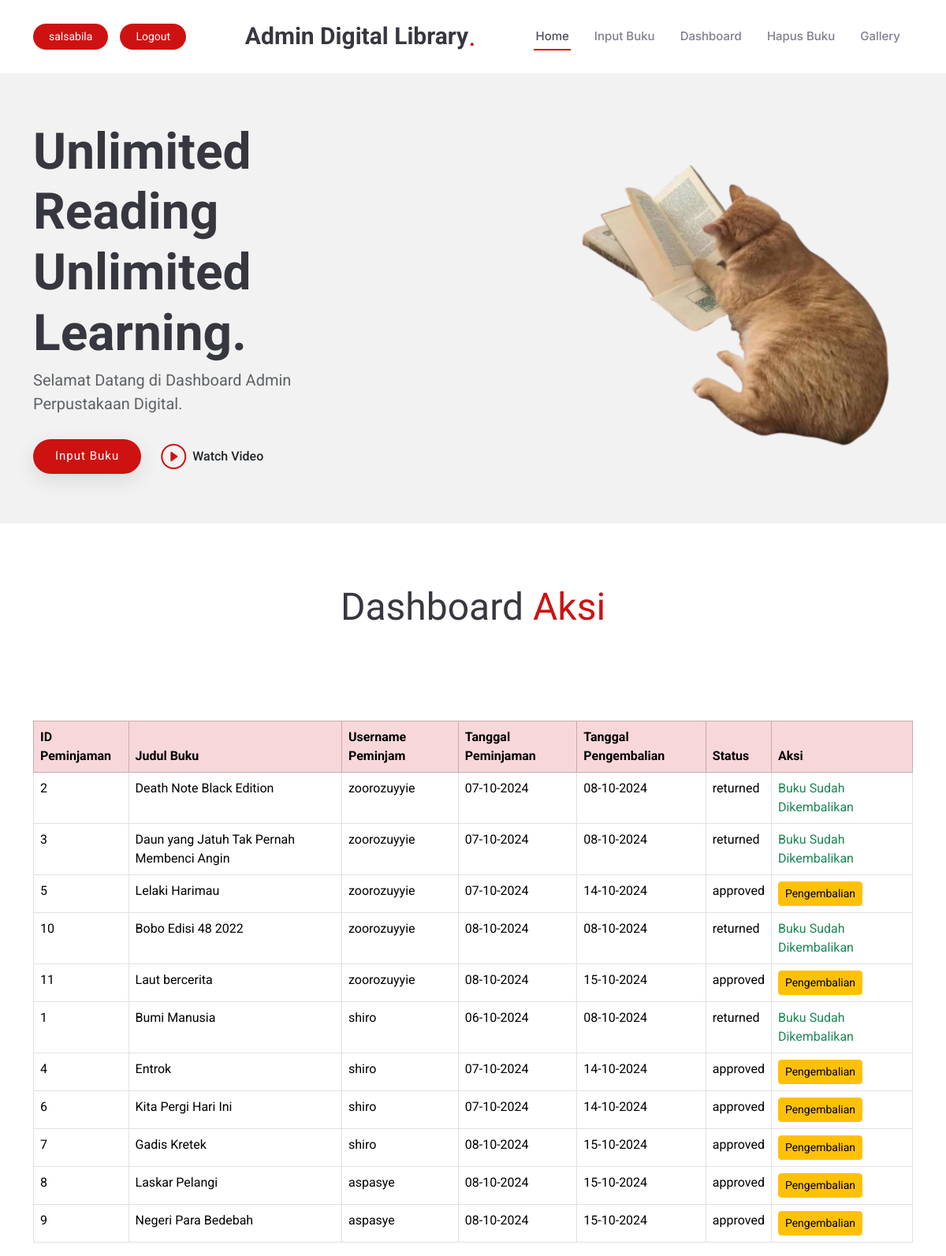
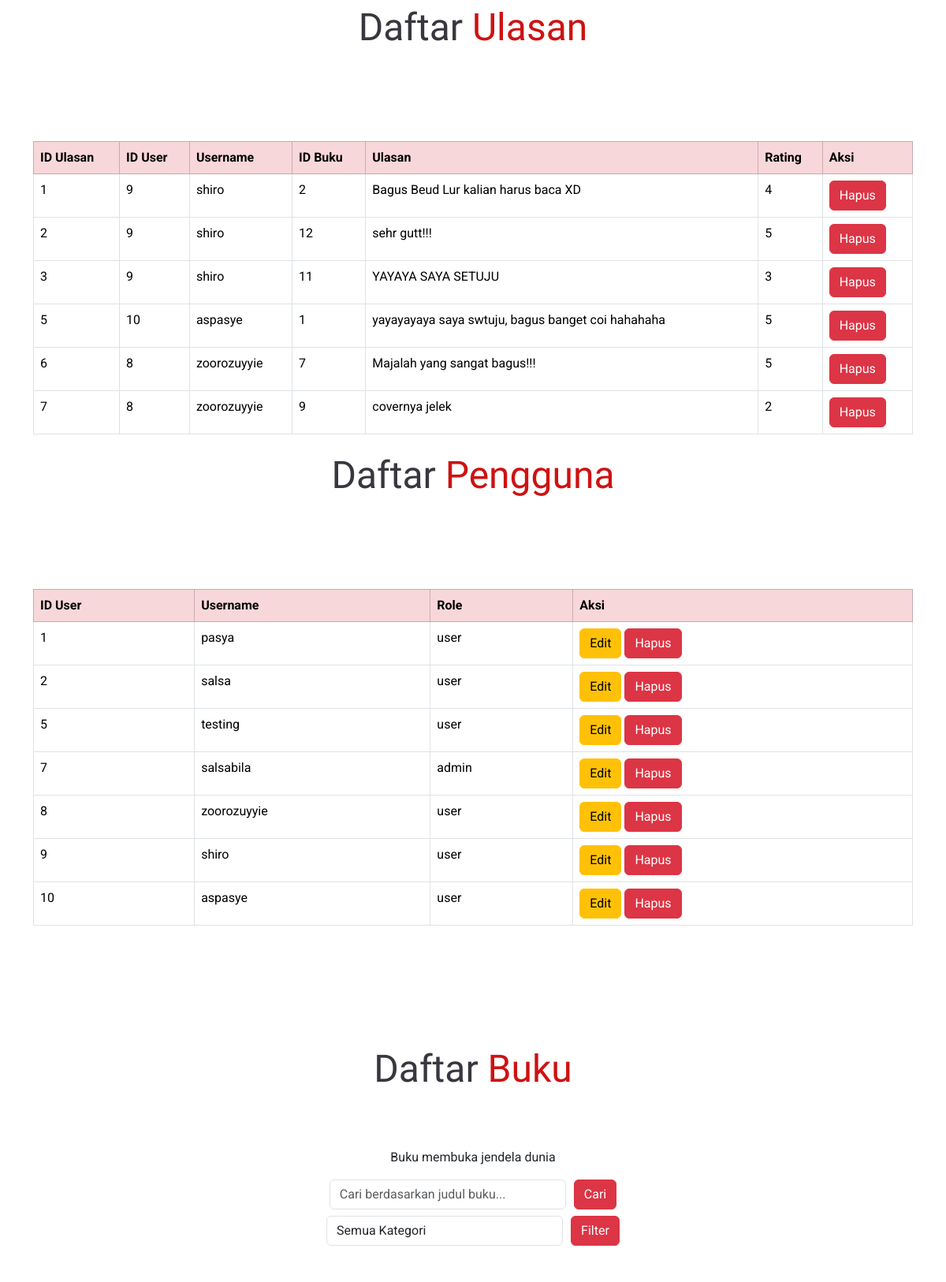
Screenshot of /admin.php (signed in, upper part) with the database file from the repository (2 pictures, top to bottom).
### tables this page shows
CREATE TABLE IF NOT EXISTS `peminjaman` (
  `id_peminjaman` int NOT NULL AUTO_INCREMENT,
  `id_user` int NOT NULL,
  `id_buku` int NOT NULL,
  `tanggal_peminjaman` date NOT NULL,
  `tanggal_pengembalian` date NOT NULL,
  `status_peminjaman` enum('pending','approved','rejected','returned') NOT NULL DEFAULT 'pending',
  `pdf_access` varchar(255) NOT NULL,
  PRIMARY KEY (`id_peminjaman`),
  KEY `id_user` (`id_user`),
  KEY `id_buku` (`id_buku`)
);

CREATE TABLE IF NOT EXISTS `buku` (
  `id_buku` int NOT NULL AUTO_INCREMENT,
  `judul` varchar(255) NOT NULL,
  `penulis` varchar(255) NOT NULL,
  `penerbit` varchar(255) NOT NULL,
  `tahun_terbit` int NOT NULL,
  `status` enum('tersedia','kosong') NOT NULL,
  `kategori` enum('novel','komik','ensiklopedi','majalah') NOT NULL,
  `img` varchar(100) NOT NULL,
  `file_buku` varchar(255) NOT NULL,
  PRIMARY KEY (`id_buku`)
);

CREATE TABLE IF NOT EXISTS `user` (
  `id_user` int NOT NULL AUTO_INCREMENT,
  `username` varchar(255) NOT NULL,
  `password` varchar(255) NOT NULL,
  `role` enum('user','admin') NOT NULL,
  `email` varchar(255) NOT NULL,
  `nama_lengkap` varchar(255) NOT NULL,
  `alamat` text NOT NULL,
  PRIMARY KEY (`id_user`)
);

CREATE TABLE IF NOT EXISTS `ulasanbuku` (
  `id_ulasan` int NOT NULL AUTO_INCREMENT,
  `id_user` int NOT NULL,
  `id_buku` int NOT NULL,
  `ulasan` text NOT NULL,
  `rating` int NOT NULL,
  PRIMARY KEY (`id_ulasan`),
  KEY `id_user` (`id_user`),
  KEY `id_buku` (`id_buku`)
);

### admin.php (the view, shortened to what this page needs)
ini_set('display_errors', 1);  ?><!DOCTYPE html>
<html lang="en">
<head>
  <link href="assets/vendor/bootstrap/css/bootstrap.min.css" rel="stylesheet">
  <link href="assets/vendor/bootstrap-icons/bootstrap-icons.css" rel="stylesheet">
  <link href="assets/vendor/aos/aos.css" rel="stylesheet">
  <link href="assets/vendor/glightbox/css/glightbox.min.css" rel="stylesheet">
  <link href="assets/vendor/swiper/swiper-bundle.min.css" rel="stylesheet">
  <link href="assets/css/main.css" rel="stylesheet">
</head>
<body class="index-page">
  <header id="header" class="header d-flex align-items-center sticky-top">
    <div class="container position-relative d-flex align-items-center justify-content-between">
      <a href="index.html" class="logo d-flex align-items-center me-auto me-xl-0">
        <h1 class="sitename">Admin Digital Library</h1>
        <span>.</span>
      </a>
      <nav id="navmenu" class="navmenu">
        <ul>
          <li><a href="#hero" class="active">Home<br></a></li>
          <li><a href="inputbuku.php">Input Buku</a></li>
          <li><a href="#dashboard">Dashboard</a></li>
          <li><a href="#buku">Hapus Buku</a></li>
          <li><a href="#gallery">Gallery</a></li>
      </nav>
    <?php
    if(isset($_SESSION['username'])) : ?>
      <div class="" style="display:flex; ">
        <div class="btn-getstarted"><?= $_SESSION['username'] ?></div>
        <a href="logout.php" class="btn-getstarted">Logout</a>
      </div>
    <?php else : ?>
        <a class="btn-getstarted" href="login.php">Login</a>
     <?php endif; ?>
    </div>
  </header>
  <main class="main">
    <section id="hero" class="hero section light-background">
      <div class="container">
        <div class="row gy-4 justify-content-center justify-content-lg-between">
          <div class="col-lg-5 order-2 order-lg-1 d-flex flex-column justify-content-center">
            <h1 data-aos="fade-up">Unlimited Reading<br>Unlimited Learning.</h1>
            <p data-aos="fade-up" data-aos-delay="100">Selamat Datang di Dashboard Admin Perpustakaan Digital.</p>
            <div class="d-flex" data-aos="fade-up" data-aos-delay="200">
              <a href="inputbuku.php" class="btn-get-started">Input Buku</a>
              <a href="https://youtu.be/BDDz1TnumNw?si=rxIJ7g3BdI1TOvD5" class="glightbox btn-watch-video d-flex align-items-center"><i class="bi bi-play-circle"></i><span>Watch Video</span></a>
            </div>
          </div>
          <div class="col-lg-5 order-1 order-lg-2 hero-img" data-aos="zoom-out">
            <img src="assets/img/catread.png" class="img-fluid animated" alt="">
          </div>
        </div>
      </div>
    </section>
    <section id="dashboard" class="dashboard section">
    <?php
include 'koneksi.php';
$query = "SELECT p.id_peminjaman, p.tanggal_peminjaman, p.tanggal_pengembalian, p.status_peminjaman,
                 b.judul, u.username, p.id_buku, u.id_user
          FROM peminjaman p
          JOIN buku b ON p.id_buku = b.id_buku
          JOIN user u ON p.id_user = u.id_user";
$result = mysqli_query($koneksi, $query);
?>
<div class="container section-title" data-aos="fade-up">
    <p><span>Dashboard</span> <span class="description-title">Aksi</span></p>
</div>
<div class="container mt-5">
    <table class="table table-bordered table-hover">
        <thead class="table-danger">
            <tr>
                <th>ID Peminjaman</th>
                <th>Judul Buku</th>
                <th>Username Peminjam</th>
                <th>Tanggal Peminjaman</th>
                <th>Tanggal Pengembalian</th>
                <th>Status</th>
                <th>Aksi</th>
            </tr>
        </thead>
        <tbody>
            <?php while ($row = mysqli_fetch_assoc($result)) : ?>
                <tr>
                    <td><?= $row['id_peminjaman'] ?></td>
                    <td><?= $row['judul'] ?></td>
                    <td><?= $row['username'] ?></td>
                    <td><?= date('d-m-Y', strtotime($row['tanggal_peminjaman'])) ?></td>
                    <td><?= !empty($row['tanggal_pengembalian']) ? date('d-m-Y', strtotime($row['tanggal_pengembalian'])) : '-' ?></td>
                    <td><?= $row['status_peminjaman'] ?></td>
                    <td>
                        <?php if ($row['status_peminjaman'] == 'pending') : ?>
                            <form method="POST" action="admin.php" style="display:inline;">
                                <input type="hidden" name="id_peminjaman" value="<?= $row['id_peminjaman'] ?>">
                                <input type="hidden" name="id_buku" value="<?= $row['id_buku'] ?>">
                                <input type="hidden" name="id_user" value="<?= $row['id_user'] ?>">
                                <button type="submit" name="action" value="approve" class="btn btn-warning btn-sm">Terima</button>
                                <button type="submit" name="action" value="reject" class="btn btn-danger btn-sm">Tolak</button>
                            </form>
                        <?php elseif ($row['status_peminjaman'] == 'approved') : ?>
                            <form method="POST" action="admin.php" style="display:inline;">
                                <button type="submit" name="action" value="return" class="btn btn-warning btn-sm">Pengembalian</button>
                            </form>
                        <?php elseif ($row['status_peminjaman'] == 'returned') : ?>
                            <span class="text-success">Buku Sudah Dikembalikan</span>
                        <?php endif; ?>
                    </td>
                </tr>
            <?php endwhile; ?>
        </tbody>
    </table>
</div>
<?php
$query = "SELECT ul.id_ulasan, ul.id_user, ul.id_buku, ul.ulasan, ul.rating, u.username
          FROM ulasanbuku ul
          JOIN user u ON ul.id_user = u.id_user";
$result = mysqli_query($koneksi, $query);
?>
<div class="container section-title" data-aos="fade-up">
    <p><span>Daftar</span> <span class="description-title">Ulasan</span></p>
</div>
<div class="container mt-5">
    <table class="table table-bordered table-hover">
        <thead class="table-danger">
            <tr>
                <th>ID Ulasan</th>
                <th>ID User</th>
                <th>Username</th>
                <th>ID Buku</th>
                <th>Ulasan</th>
                <th>Rating</th>
                <th>Aksi</th>
            </tr>
        </thead>
        <tbody>
            <?php
            if (mysqli_num_rows($result) > 0) {
                while ($row = mysqli_fetch_assoc($result)) {
                    echo "<tr>
                            <td>{$row['id_ulasan']}</td>
                            <td>{$row['id_user']}</td>
                            <td>{$row['username']}</td>
                            <td>{$row['id_buku']}</td>
                            <td>{$row['ulasan']}</td>
                            <td>{$row['rating']}</td>
                            <td>
                                <a href='hapus_ulasan.php?id_ulasan={$row['id_ulasan']}' class='btn btn-danger' onclick='return confirm(\"Apakah Anda yakin ingin menghapus ulasan ini?\");'>Hapus</a>
                            </td>
                          </tr>";
                }
            } else {
                echo "<tr><td colspan='7' class='text-center'>Tidak ada ulasan yang ditemukan.</td></tr>";
            }
            ?>
        </tbody>
    </table>
</div>
<?php
include 'koneksi.php';
$query = "SELECT id_user, username, role FROM user";
$result = mysqli_query($koneksi, $query);
?>
<div class="container section-title" data-aos="fade-up">
    <p><span>Daftar</span> <span class="description-title">Pengguna</span></p>
</div>
<div class="container mt-5">
    <table class="table table-bordered table-hover">
        <thead class="table-danger">
            <tr>
                <th>ID User</th>
                <th>Username</th>
                <th>Role</th>
                <th>Aksi</th>
            </tr>
        </thead>
        <tbody>
            <?php
            if (mysqli_num_rows($result) > 0) {
                while ($row = mysqli_fetch_assoc($result)) {
                    echo "<tr>
                            <td>{$row['id_user']}</td>
                            <td>{$row['username']}</td>
                            <td>{$row['role']}</td>
                            <td>
                                <a href='edit_user.php?id_user={$row['id_user']}' class='btn btn-warning'>Edit</a>
                                <a href='hapus_user.php?id_user={$row['id_user']}' class='btn btn-danger' onclick='return confirm(\"Apakah Anda yakin ingin menghapus pengguna ini?\");'>Hapus</a>
                            </td>
                          </tr>";
                }
            } else {
                echo "<tr><td colspan='4' class='text-center'>Tidak ada pengguna yang ditemukan.</td></tr>";
            }
            ?>
        </tbody>
    </table>
</div>
    </section>
    <section id="buku" class="tabel-buku">
    <div class="container section-title" data-aos="fade-up">
    <p><span>Daftar</span> <span class="description-title">Buku</span></p>
    </div>
<div class="container mt-1">
    <div class="row mb-2">
        <div class="col-12 text-center">
            <p>Buku membuka jendela dunia</p>
            <form method="GET" action="" class="d-flex justify-content-center">
                <input type="text" name="search" placeholder="Cari berdasarkan judul buku..." class="form-control" style="width: 300px; margin-right: 10px;">
                <button type="submit" class="btn btn-danger">Cari</button>
            </form>
        </div>
    </div>
    <div class="row mb-2">
        <div class="col-12 text-center">
            <form method="GET" action="" class="d-flex justify-content-center">
                <select name="kategori" class="form-control" style="width: 300px; margin-right: 10px;">
                    <option value="">Semua Kategori</option>
                </select>
                <button type="submit" class="btn btn-danger">Filter</button>
            </form>
        </div>
    </div>
</div>
    </section>
  </main>
</body>
</html>

### assets/css/main.css (style rules this page uses)
:root { --default-font: "Roboto", system-ui, -apple-system, "Segoe UI", Roboto, "Helvetica Neue", Arial, "Noto Sans", "Liberation Sans", sans-serif, "Apple Color Emoji", "Segoe UI Emoji", "Segoe UI Symbol", "Noto Color Emoji"; --heading-font: "Amatic SC", sans-serif; --nav-font: "Inter", sans-serif; }
:root { --background-color: #ffffff; --default-color: #212529; --heading-color: #37373f; --accent-color: #ce1212; --surface-color: #ffffff; --contrast-color: #ffffff; }
:root { --nav-color: #7f7f90; --nav-hover-color: #ce1212; --nav-mobile-background-color: #ffffff; --nav-dropdown-background-color: #ffffff; --nav-dropdown-color: #7f7f90; --nav-dropdown-hover-color: #ce1212; }
.light-background { --background-color: #f2f2f2; --surface-color: #ffffff; }
:root { scroll-behavior: smooth; }
body { color: var(--default-color); background-color: var(--background-color); font-family: var(--default-font); }
a { color: var(--accent-color); text-decoration: none; transition: 0.3s; }
h1, h2, h3, h4, h5, h6 { color: var(--heading-color); font-family: var(--heading-font); }
.header { color: var(--default-color); background-color: var(--background-color); padding: 20px 0; transition: all 0.5s; z-index: 997; }
.header .logo { line-height: 1; }
.header .logo h1 { font-size: 30px; margin: 0; font-weight: 700; color: var(--heading-color); font-family: var(--default-font); }
.header .logo span { color: var(--accent-color); font-size: 36px; }
.header .btn-getstarted, .header .btn-getstarted:focus { color: var(--contrast-color); background: var(--accent-color); font-size: 14px; padding: 8px 26px; margin: 0; border-radius: 50px; transition: 0.3s; }
@media (max-width: 1200px) { .header .logo { order: 1; } }
@media (max-width: 1200px) { .header .btn-getstarted { order: 2; margin: 0 15px 0 0; padding: 6px 20px; } }
@media (max-width: 1200px) { .header .navmenu { order: 3; } }
@media (min-width: 1200px) { .navmenu { padding: 0; } }
@media (min-width: 1200px) { .navmenu ul { margin: 0; padding: 0; display: flex; list-style: none; align-items: center; } }
@media (min-width: 1200px) { .navmenu li { position: relative; } }
@media (min-width: 1200px) { .navmenu>ul>li { white-space: nowrap; padding: 15px 14px; } }
@media (min-width: 1200px) { .navmenu a, .navmenu a:focus { color: var(--nav-color); font-size: 15px; padding: 0 2px; font-family: var(--nav-font); font-weight: 500; display: flex; align-items: center; justify-content: space-between; white-space: nowrap; transition: 0.3s; position: relative; } }
@media (min-width: 1200px) { .navmenu>ul>li>a:before { content: ""; position: absolute; height: 2px; bottom: -6px; left: 0; background-color: var(--nav-hover-color); visibility: hidden; width: 0px; transition: all 0.3s ease-in-out 0s; } }
@media (min-width: 1200px) { .navmenu a:hover:before, .navmenu li:hover>a:before, .navmenu .active:before { visibility: visible; width: 100%; } }
@media (min-width: 1200px) { .navmenu li:hover>a, .navmenu .active, .navmenu .active:focus { color: color-mix(in srgb, var(--nav-color) 80%, black 50%); } }
section, .section { color: var(--default-color); background-color: var(--background-color); padding: 60px 0; scroll-margin-top: 92px; overflow: clip; }
.section-title { text-align: center; padding-bottom: 60px; position: relative; }
.section-title p { color: var(--heading-color); margin: 10px 0 0 0; font-size: 48px; font-weight: 500; font-family: var(--heading-font); }
.section-title p .description-title { color: var(--accent-color); }
.hero { width: 100%; min-height: 60vh; position: relative; padding: 60px 0; display: flex; align-items: center; }
.hero h1 { margin: 0; font-size: 64px; font-weight: 700; }
.hero p { color: color-mix(in srgb, var(--default-color), transparent 30%); margin: 5px 0 30px 0; font-size: 20px; font-weight: 400; }
.hero .btn-get-started { color: var(--contrast-color); background: var(--accent-color); font-weight: 400; font-size: 15px; letter-spacing: 1px; display: inline-block; padding: 10px 28px 12px 28px; border-radius: 50px; transition: 0.5s; box-shadow: 0 8px 28px rgba(0, 0, 0, 0.1); }
.hero .btn-watch-video { font-size: 16px; transition: 0.5s; margin-left: 25px; color: var(--default-color); font-weight: 500; }
.hero .btn-watch-video i { color: var(--accent-color); font-size: 32px; transition: 0.3s; line-height: 0; margin-right: 8px; }
.hero .animated { animation: up-down 2s ease-in-out infinite alternate-reverse both; }

### rows the page displays
peminjaman: id_peminjaman "2", id_buku.judul "Death Note Black Edition", id_user.username "zoorozuyyie", tanggal_peminjaman "07-10-2024", tanggal_pengembalian "08-10-2024", status_peminjaman "returned", shows "Buku Sudah Dikembalikan"
peminjaman: id_peminjaman "3", id_buku.judul "Daun yang Jatuh Tak Pernah Membenci Angin", id_user.username "zoorozuyyie", tanggal_peminjaman "07-10-2024", tanggal_pengembalian "08-10-2024", status_peminjaman "returned", shows "Buku Sudah Dikembalikan"
peminjaman: id_peminjaman "5", id_buku.judul "Lelaki Harimau", id_user.username "zoorozuyyie", tanggal_peminjaman "07-10-2024", tanggal_pengembalian "14-10-2024", status_peminjaman "approved"
peminjaman: id_peminjaman "10", id_buku.judul "Bobo Edisi 48 2022", id_user.username "zoorozuyyie", tanggal_peminjaman "08-10-2024", tanggal_pengembalian "08-10-2024", status_peminjaman "returned", shows "Buku Sudah Dikembalikan"
peminjaman: id_peminjaman "11", id_buku.judul "Laut bercerita", id_user.username "zoorozuyyie", tanggal_peminjaman "08-10-2024", tanggal_pengembalian "15-10-2024", status_peminjaman "approved"
peminjaman: id_peminjaman "1", id_buku.judul "Bumi Manusia", id_user.username "shiro", tanggal_peminjaman "06-10-2024", tanggal_pengembalian "08-10-2024", status_peminjaman "returned", shows "Buku Sudah Dikembalikan"
peminjaman: id_peminjaman "4", id_buku.judul "Entrok", id_user.username "shiro", tanggal_peminjaman "07-10-2024", tanggal_pengembalian "14-10-2024", status_peminjaman "approved"
peminjaman: id_peminjaman "6", id_buku.judul "Kita Pergi Hari Ini", id_user.username "shiro", tanggal_peminjaman "07-10-2024", tanggal_pengembalian "14-10-2024", status_peminjaman "approved"
peminjaman: id_peminjaman "7", id_buku.judul "Gadis Kretek", id_user.username "shiro", tanggal_peminjaman "08-10-2024", tanggal_pengembalian "15-10-2024", status_peminjaman "approved"
peminjaman: id_peminjaman "8", id_buku.judul "Laskar Pelangi", id_user.username "aspasye", tanggal_peminjaman "08-10-2024", tanggal_pengembalian "15-10-2024", status_peminjaman "approved"
peminjaman: id_peminjaman "9", id_buku.judul "Negeri Para Bedebah", id_user.username "aspasye", tanggal_peminjaman "08-10-2024", tanggal_pengembalian "15-10-2024", status_peminjaman "approved"
ulasanbuku: id_ulasan "1", id_user "9", id_user.username "shiro", id_buku "2", ulasan "Bagus Beud Lur kalian harus baca XD", rating "4"
ulasanbuku: id_ulasan "2", id_user "9", id_user.username "shiro", id_buku "12", ulasan "sehr gutt!!!", rating "5"
ulasanbuku: id_ulasan "3", id_user "9", id_user.username "shiro", id_buku "11", ulasan "YAYAYA SAYA SETUJU", rating "3"
ulasanbuku: id_ulasan "5", id_user "10", id_user.username "aspasye", id_buku "1", ulasan "yayayayaya saya swtuju, bagus banget coi hahahaha", rating "5"
ulasanbuku: id_ulasan "6", id_user "8", id_user.username "zoorozuyyie", id_buku "7", ulasan "Majalah yang sangat bagus!!!", rating "5"
ulasanbuku: id_ulasan "7", id_user "8", id_user.username "zoorozuyyie", id_buku "9", ulasan "covernya jelek", rating "2"
user: id_user "1", username "pasya", role "user"
user: id_user "2", username "salsa", role "user"
user: id_user "5", username "testing", role "user"
user: id_user "7", username "salsabila", role "admin"
user: id_user "8", username "zoorozuyyie", role "user"
user: id_user "9", username "shiro", role "user"
user: id_user "10", username "aspasye", role "user"

### other values shown
$_SESSION['username'] "salsabila"
